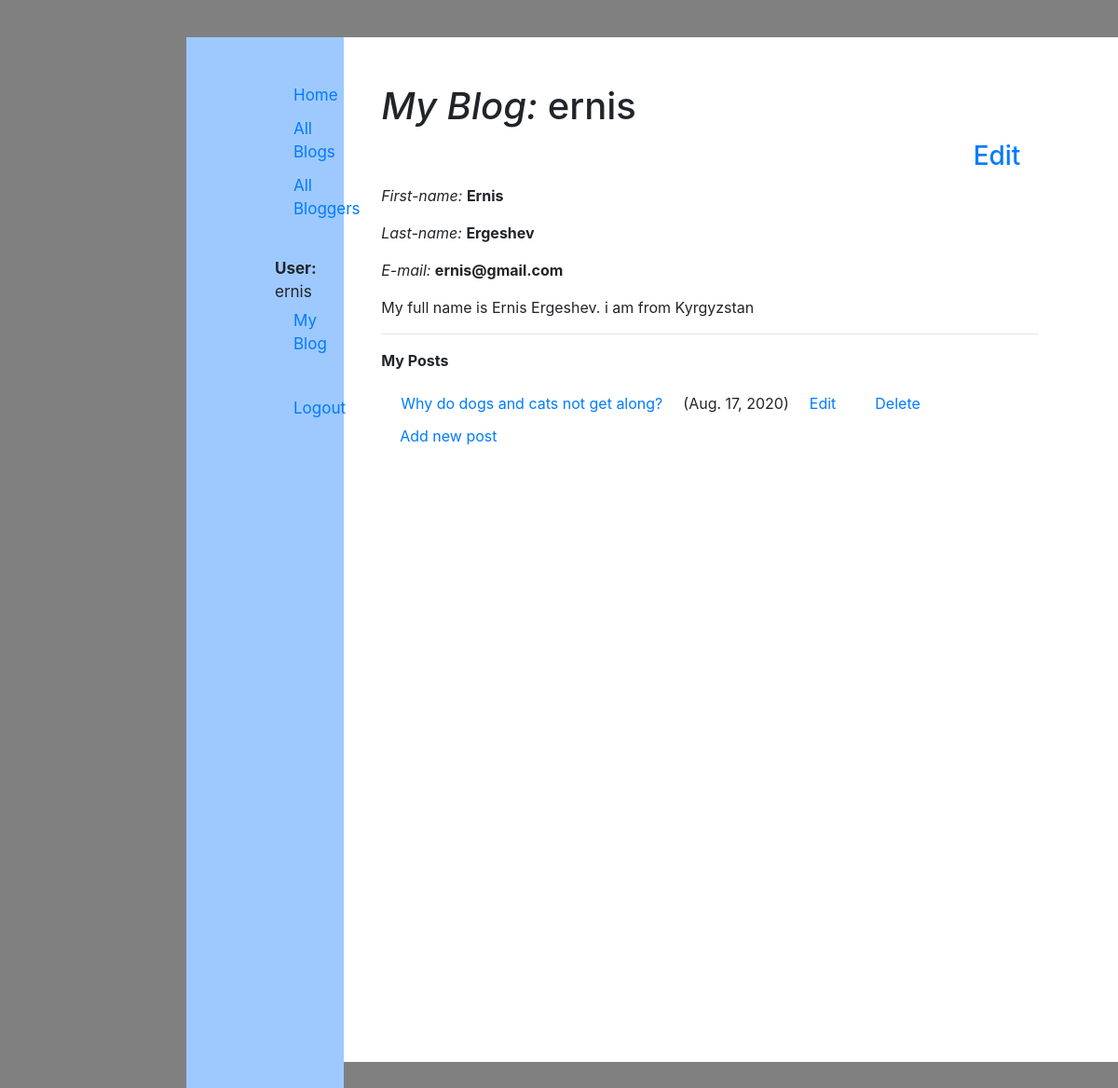
The page /catalog/blog/bloggerme/2/ (signed in) on the database its author committed.
### catalog/models.py (models this page shows, shortened)
class Blogger(models.Model):
    user = models.OneToOneField(User, primary_key=True, on_delete = models.CASCADE)
    first_name = models.CharField(max_length=100, blank=True)
    last_name = models.CharField(max_length=100, blank=True)
    email = models.EmailField(max_length=150, default=False)
    bio = models.TextField(max_length = 500, help_text = "Enter your bio here.")
    class Meta:
        ordering = [ 'user','bio']

class Blog(models.Model):
    title = models.CharField(max_length = 200)
    post_date = models.DateField( default = date.today)
    author = models.ForeignKey(Blogger, on_delete = models.SET_NULL, null = True)
    description = models.TextField(max_length = 2000, help_text = "Enter your text here.")
    class Meta:
        ordering = ["-post_date"]
    def  __str__(self):
        return self.title

### catalog/views.py (the view)
# urls.py: path('blog/bloggerme/<int:pk>/', views.view_profile, name = 'profile-detail'),
@login_required
def view_profile(request,pk):
    user= get_object_or_404(User, pk = pk)
    blogger = user.blogger
    args = {'user': user,
             'blogger': blogger,
            }
    return render(request, 'catalog/profile_detail.html', args)

### catalog/templates/catalog/profile_detail.html
{% extends "base_generic.html" %}
{% block content %}
<h1><i>My Blog:</i> {{user.username}}</h1><h3 align = 'right'><a href="{% url 'edit-profile' user.id %}" >Edit</a></h3>
<p><i>First-name: </i> <strong> {{ user.first_name }}</strong></p>
<p><i>Last-name: </i><strong>  {{user.last_name}}</strong></p>
<p><i>E-mail: </i><strong>  {{user.email}}</strong></p>
{{ blogger.bio }}
<hr/>
<div>
    <p><strong>My Posts</strong></p>
    <table>
        {% for blog in blogger.blog_set.all %}
        <tr>
        <td><a href="{% url 'blog-detail' blog.pk %}">{{ blog }}</a> </td>
        <td>   ({{ blog.post_date }})</td>
        <td><a href="{% url 'blog-update' blog.pk %}">Edit</a></td>
        <td><a href="{% url 'delete-post' blog.pk %}">Delete</a></td>
        </tr>
        {% endfor %}
    </table>
    <p><a href="{% url 'new-post' blogger.pk %}">Add new post</a></p>
</div>
{% endblock %}

### catalog/templates/base_generic.html (shortened to what this page needs)
<!DOCTYPE html>
<html lang="en">
<head>
  <link rel="stylesheet" href="https://stackpath.bootstrapcdn.com/bootstrap/4.1.3/css/bootstrap.min.css">
  {% load static %}
  <link rel="stylesheet" href="{% static 'css/styles.css' %}">
</head>
<body>
  <div class="content">
    <div class="row">
      <div class="col-md-2" style="padding-bottom: 850px; background-color:	#9ec9ff;">
      {% block sidebar %}
        <ul class="navbar-nav navbar-right" style="font-size: 17px; padding-top: 40px;"  padding-left:50px  >
          <li><a href="{% url 'index' %}">Home</a></li>
          <li><a href="{% url 'blogs' %}">All Blogs</a></li>
          <li><a href="{% url 'bloggers' %}">All Bloggers</a></li>
          {% if user.is_authenticated %}
          <li><strong>User:</strong>  {{ user.get_username }}</li>
          <li><a href="{% url 'profile-detail' user.pk %}">My Blog</a></li>
          <li><a href="{% url 'logout'%}?next={{request.path}}">Logout</a></li>
          {% else %}
          <li><a href="{% url 'login'%}?next={{request.path}}">Login </a></li>
          <li><a href="{% url 'register' %}">Sign up </a></li>
          {% endif %}
        </ul>
      {% endblock %}
      </div>
      <div class="col-md-9" style="padding-left:40px; padding-top: 50px;" >{% block content %} Welcome to Avenir Library {% endblock %}</div>
      </div>
    </div>
</body>
</html>

### catalog/static/styles.css (style rules this page uses)
.navbar-nav { margin-top: 5px; margin-left: 50px; padding-left: 30px; list-style: none; }

### rows shown on the page
Blogger: bio "My full name is Ernis Ergeshev. i am from Kyrgyzstan"
Blog: title "Why do dogs and cats not get along?", post_date "Aug. 17, 2020"

### other values the page prints
{{ user.get_username }} "ernis"
{{ user.username }} "ernis"
{{ user.first_name }} "Ernis"
{{ user.last_name }} "Ergeshev"
{{ user.email }} "ernis@gmail.com"
